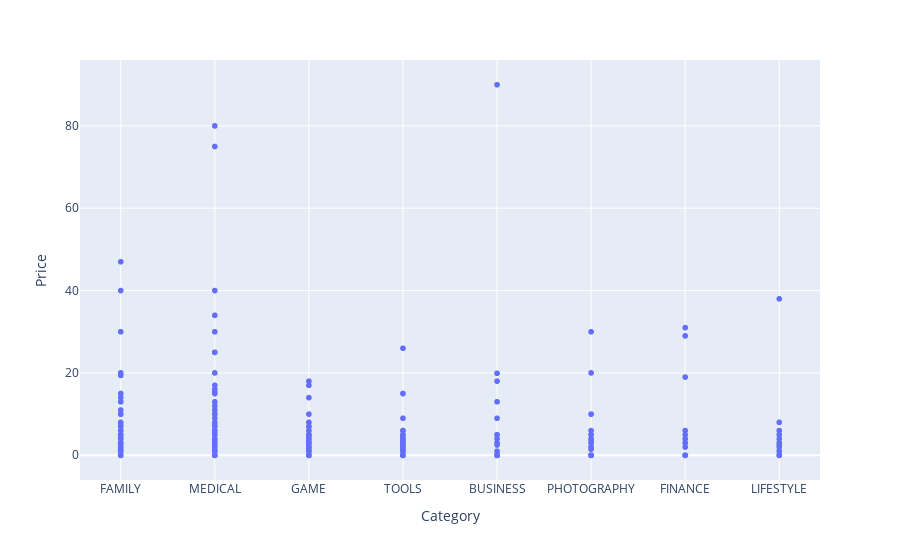

Notebook source saved alongside this figure:
### Code cell
px.scatter(apps_under_100, x='Category',y='Price').update_xaxes(categoryorder = 'total descending')

### Figure 1 — Plotly figure (JSON) as saved in the notebook; plotly's stock layout.template omitted (floating-point values rounded to 4 significant figures; data arrays with more than 128 entries replaced by an {"elided": "..."} marker saying what was removed)
{"data": [{"hovertemplate": "Category=%{x}<br>Price=%{y}<extra></extra>", "legendgroup": "", "marker": {"color": "#636efa", "symbol": "circle"}, "mode": "markers", "name": "", "showlegend": false, "type": "scattergl", "x": {"elided": "5779 str values"}, "xaxis": "x", "y": {"elided": "5779 float values"}, "yaxis": "y"}], "layout": {"legend": {"tracegroupgap": 0}, "margin": {"t": 60}, "xaxis": {"anchor": "y", "categoryorder": "total descending", "domain": [0, 1], "title": {"text": "Category"}}, "yaxis": {"anchor": "x", "domain": [0, 1], "title": {"text": "Price"}}}}
